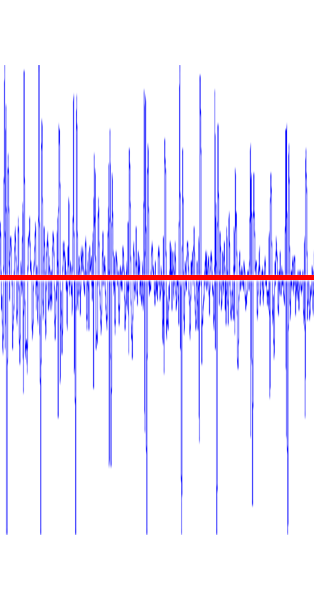
#> input picture 3M_thy_post_s.bmp, 314 x 600 px
$ jupyter execute --allow-errors WaveformExtraction_thy_Post.ipynb   (shell and % lines are left out)
#> lines starting #> are read from the running program, lines starting #| are printed output that depends on the picture
[cell 1]
from PIL import Image
import numpy as np
import matplotlib.pyplot as plt
from scipy import stats
import math

# Patient 8 THY

## 3M Littmann Data

[cell 2]
#image = Image.open('3M.bmp')
image = Image.open('3M_thy_post_s.bmp')
#> image is the input picture: PIL image 314x600 RGB; mean R, G, B 235.6, 233.5, 252.9
image

[cell 3]
x = image.size[0]
#> x = 314
y = image.size[1]
#> y = 600

[cell 4]
print(x)
#| 314
print(y)
#| 600

[cell 5]
matrix = []
points = []
integrated_density = 0

for i in range(x):
    matrix.append([])
    for j in range(y):
        matrix[i].append(image.getpixel((i,j)))
#> after the loop, matrix = 314 items
        #integrated_density += image.getpixel((i,j))[1]
        #points.append(image.getpixel((i,j))[1])

### Extract Red Line Position

[cell 6]
redMax = 0
xStore = 0
yStore = 0
for xAxis in range(x):
    for yAxis in range(y):
        currentPoint = matrix[xAxis][yAxis]
        if currentPoint[0] == 255 and currentPoint[1] < 10 and currentPoint[2] < 10:
            redMax = currentPoint[0]
            xStore = xAxis
            yStore = yAxis

print(xStore, yStore)

### Extract Blue Points

[cell 7]
redline_pos = 279
gain = 120
absMax = 0
littmannArr = []
points_vertical = []
theOne = 0

for xAxis in range(x):
    for yAxis in range(y):
        currentPoint = matrix[xAxis][yAxis]
        # Pickup Blue points
        if currentPoint[2] == 255 and currentPoint[0] < 220 and currentPoint[1] < 220:
            points_vertical.append(yAxis)

    #print(points_vertical)


    # Choose the largest amplitude
    for item in points_vertical:

        if abs(item-redline_pos) > absMax:
            absMax = abs(item-redline_pos)
            theOne = item
    littmannArr.append((theOne-redline_pos)*gain)

    absMax = 0
    theOne = 0
    points_vertical = []
#> after the loop, littmannArr = 314 values, max 30600 at index 6, min -25680 at index 4, mean -113.5

[cell 8]
fig = plt.figure()
s = fig.add_subplot(111)
s.plot(littmannArr, linewidth=0.6, color='blue')
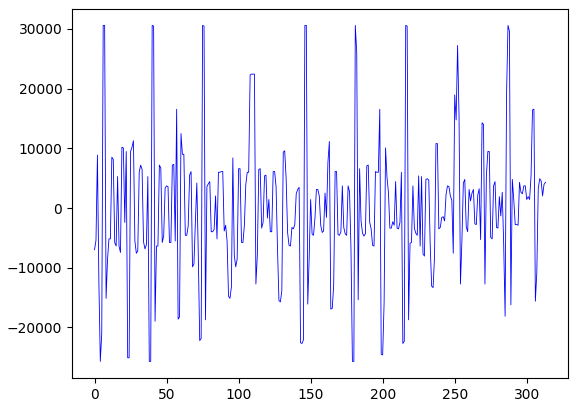
#> figure drawn by matplotlib, 1 panel; curve peaks at x = 6, y = 30600

# Ascul Pi Data

[cell 9]
pathBase = 'C://Users//triti//OneDrive//Dowrun//Text//Manuscripts//Data//TianHaoyang//AusculPi_Post//'
filename = 'Numpy_Array_File_2020-06-24_18_15_52.npy'
line = pathBase + filename
#> (the rest of this cell did not finish here and is left out)

#> (a cell that did not finish here is left out)

[cell 11]
fig = plt.figure()
s = fig.add_subplot(111)
#> (the rest of this cell did not finish here and is left out)

[cell 12]
fig = plt.figure()
s = fig.add_subplot(111)
#> (the rest of this cell did not finish here and is left out)

[cell 13]
start = 1675
end = 2040

start_adj = int(start * 2583 / 3000)
end_adj = int(end * 2583 / 3000)

[cell 14]
fig = plt.figure()
s = fig.add_subplot(111)
#> (the rest of this cell did not finish here and is left out)

[cell 15]
start_adj-end_adj

[cell 16]
fig = plt.figure()
s = fig.add_subplot(111)
s.plot(littmannArr, linewidth=0.6, color='blue')

#> (a cell that did not finish here is left out)

[cell 18]
fig = plt.figure()
s = fig.add_subplot(111)
#> (the rest of this cell did not finish here and is left out)

## Preprocess the two array

[cell 19]
asculArr_processed = []
littmannArr_processed = []

#> (the rest of this cell did not finish here and is left out)

[cell 20]
fig = plt.figure()
s = fig.add_subplot(111)
s.plot(asculArr_processed, linewidth=0.6, color='black')
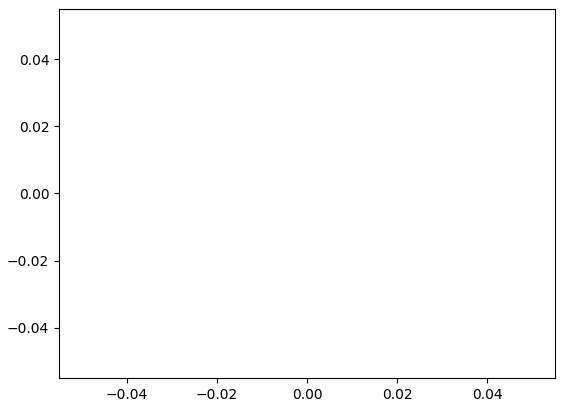
#> figure drawn by matplotlib, 1 panel

[cell 21]
fig = plt.figure()
s = fig.add_subplot(111)
s.plot(littmannArr_processed, linewidth=0.6, color='blue')

[cell 22]
len(littmannArr)
#> Out = 314

#> (a cell that did not finish here is left out)

### Coeffient

#> (a cell that did not finish here is left out)

#> (a cell that did not finish here is left out)

### Fitness

[cell 26]
stats.chisquare(asculArr_processed[:80], littmannArr_processed[2:82])

[cell 27]
def cosCalculate(a, b):
    l = len(a)

    sumXY = 0
    sumRootXSquare = 0
    sumRootYSquare = 0

    for i in range(l):
        sumXY = sumXY + a[i]*b[i]
        sumRootXSquare = sumRootXSquare + math.sqrt(a[i]**2)
        sumRootYSquare = sumRootYSquare + math.sqrt(b[i]**2)

    cosValue = sumXY / (sumRootXSquare * sumRootYSquare)

    return cosValue

#> (a cell that did not finish here is left out)

# Cross Comparing

### Volunteer 3M vs Patient 8 Ascul Post

[cell 29]
#image = Image.open('3M.bmp')
image = Image.open('3Ms.bmp')
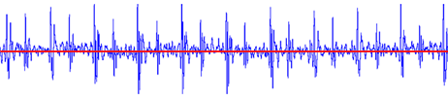
#> input picture 3Ms.bmp, 448 x 99 px
#> image is the input picture: PIL image 448x99 RGB; mean R, G, B 231.6, 227.5, 250.4
image

[cell 30]
x = image.size[0]
#> x = 448
y = image.size[1]
#> y = 99

[cell 31]
matrix = []
points = []
integrated_density = 0

for i in range(x):
    matrix.append([])
    for j in range(y):
        matrix[i].append(image.getpixel((i,j)))
#> after the loop, matrix = 448 items
        #integrated_density += image.getpixel((i,j))[1]
        #points.append(image.getpixel((i,j))[1])

[cell 32]
redline_pos = 51
absMax = 0
littmannArr2 = []
points_vertical = []
theOne = 0

for xAxis in range(x):
    for yAxis in range(y):
        currentPoint = matrix[xAxis][yAxis]
        # Pickup Blue points
        if currentPoint[2] == 255 and currentPoint[0] < 220 and currentPoint[1] < 220:
            points_vertical.append(yAxis)

    #print(points_vertical)


    # Choose the largest amplitude
    for item in points_vertical:

        if abs(item-redline_pos) > absMax:
            absMax = abs(item-redline_pos)
            theOne = item
    littmannArr2.append((theOne-redline_pos)*800)

    absMax = 0
    theOne = 0
    points_vertical = []
#> after the loop, littmannArr2 = 448 values, max 33600 at index 139, min -37600 at index 94, mean -3955.4

[cell 33]
fig = plt.figure()
s = fig.add_subplot(111)
s.plot(littmannArr2, linewidth=0.6, color='blue')
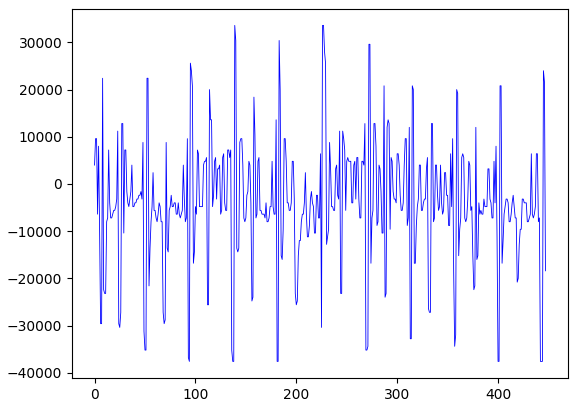
#> figure drawn by matplotlib, 1 panel; curve peaks at x = 139, y = 33600

[cell 34]
len(littmannArr2)
#> Out = 448

[cell 35]
fig = plt.figure()
s = fig.add_subplot(111)
s.plot(littmannArr2[:400], linewidth=0.6, color='blue')
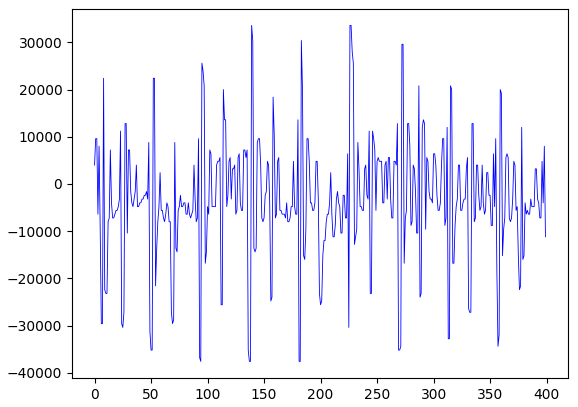
#> figure drawn by matplotlib, 1 panel; curve peaks at x = 139, y = 33600
